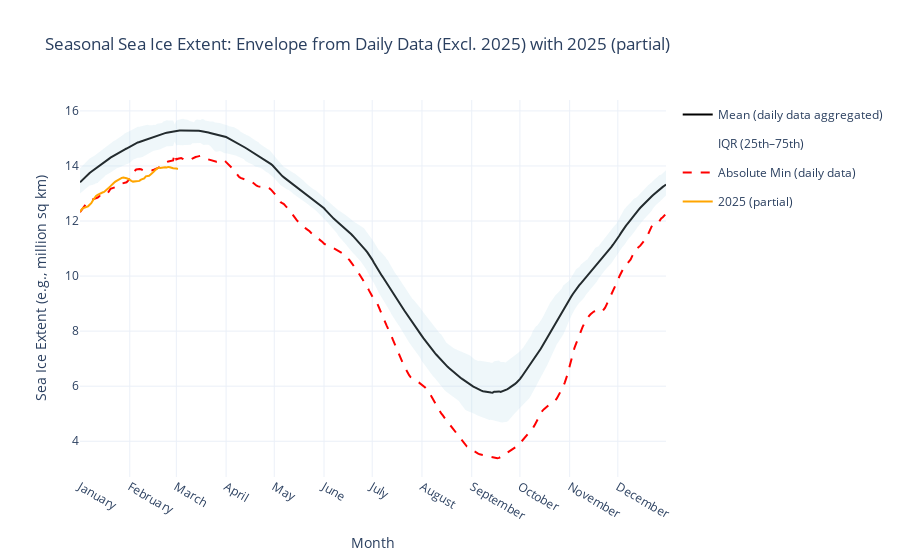

Source (notebook cell):
### Code cell
import pandas as pd
import plotly.graph_objects as go

# Ensure Month is categorical with the proper order:
month_order = ["January", "February", "March", "April", "May", "June", 
               "July", "August", "September", "October", "November", "December"]
df_ice_clean["Month"] = pd.Categorical(df_ice_clean["Month"], categories=month_order, ordered=True)

# Create a "SeasonDate" column using a constant year (e.g., 2000) so that the x-axis can be labeled with month names.
# This column is used only for plotting; all calculations use the full daily values.
df_ice_clean["SeasonDate"] = pd.to_datetime(
    "2000 " + df_ice_clean["Month"].astype(str) + " " + df_ice_clean["Day"].astype(str),
    format="%Y %B %d"
)

# Exclude 2025 from envelope calculations (since it's incomplete)
df_env = df_ice_clean[df_ice_clean["Year"] != 2025]

# Group by SeasonDate (i.e. every day of the year) to compute statistics across all available daily data.
df_stats = df_env.groupby("SeasonDate")["Extent"].agg(
    min_val = "min",               
    mean_val = "mean",           
    q25 = lambda x: x.quantile(0.25), 
    q75 = lambda x: x.quantile(0.75)  
).reset_index()

# 2025, compute the daily average (by SeasonDate)
df_2025 = df_ice_clean[df_ice_clean["Year"] == 2025].groupby("SeasonDate")["Extent"].mean().reset_index()

fig = go.Figure()

# Mean line (aggregated from daily data)
fig.add_trace(go.Scatter(
    x = df_stats["SeasonDate"],
    y = df_stats["mean_val"],
    name = "Mean (daily data aggregated)",
    mode = "lines",
    line = dict(color = "black", width = 2)
))

# Upper IQR Boundary (75th percentile) with legend entry
fig.add_trace(go.Scatter(
    x = df_stats["SeasonDate"],
    y = df_stats["q75"],
    name = "IQR (25th–75th)",
    legendgroup = "IQR",
    showlegend = True,
    mode = "lines",
    line = dict(width = 0)
))

# Lower IQR Boundary (25th percentile) and fill to the upper boundary
fig.add_trace(go.Scatter(
    x = df_stats["SeasonDate"],
    y = df_stats["q25"],
    name = "IQR (25th–75th)",
    legendgroup = "IQR",
    showlegend = False,
    mode = "lines",
    fill = "tonexty", 
    line = dict(width = 0),
    fillcolor = "rgba(173,216,230,0.2)"
))

# Absolute Minimum as a red dashed line
fig.add_trace(go.Scatter(
    x = df_stats["SeasonDate"],
    y = df_stats["min_val"],
    name = "Absolute Min (daily data)",
    mode = "lines",
    line = dict(color = "red", dash = "dash", width = 2)
))

# 2025 (partial) daily average as an orange line
fig.add_trace(go.Scatter(
    x = df_2025["SeasonDate"],
    y = df_2025["Extent"],
    name = "2025 (partial)",
    mode = "lines",
    line = dict(color = "orange", width = 2)
))

fig.update_layout(
    title = "Seasonal Sea Ice Extent: Envelope from Daily Data (Excl. 2025) with 2025 (partial)",
    xaxis_title = "Month",
    yaxis_title = "Sea Ice Extent (e.g., million sq km)",
    template = "plotly_white"
)

fig.update_xaxes(
    dtick="M1",       
    tickformat="%B"    
)

fig.show()

### Figure 1 — Plotly figure (JSON) as saved in the notebook; plotly's stock layout.template omitted (floating-point values rounded to 4 significant figures; data arrays with more than 128 entries replaced by an {"elided": "..."} marker saying what was removed)
{"data": [{"line": {"color": "black", "width": 2}, "mode": "lines", "name": "Mean (daily data aggregated)", "type": "scatter", "x": {"elided": "366 str values"}, "y": {"elided": "366 float values"}}, {"legendgroup": "IQR", "line": {"width": 0}, "mode": "lines", "name": "IQR (25th–75th)", "showlegend": true, "type": "scatter", "x": {"elided": "366 str values"}, "y": {"elided": "366 float values"}}, {"fill": "tonexty", "fillcolor": "rgba(173,216,230,0.2)", "legendgroup": "IQR", "line": {"width": 0}, "mode": "lines", "name": "IQR (25th–75th)", "showlegend": false, "type": "scatter", "x": {"elided": "366 str values"}, "y": {"elided": "366 float values"}}, {"line": {"color": "red", "dash": "dash", "width": 2}, "mode": "lines", "name": "Absolute Min (daily data)", "type": "scatter", "x": {"elided": "366 str values"}, "y": {"elided": "366 float values"}}, {"line": {"color": "orange", "width": 2}, "mode": "lines", "name": "2025 (partial)", "type": "scatter", "x": ["2000-01-01T00:00:00.000000000", "2000-01-02T00:00:00.000000000", "2000-01-03T00:00:00.000000000", "2000-01-04T00:00:00.000000000", "2000-01-05T00:00:00.000000000", "2000-01-06T00:00:00.000000000", "2000-01-07T00:00:00.000000000", "2000-01-08T00:00:00.000000000", "2000-01-09T00:00:00.000000000", "2000-01-10T00:00:00.000000000", "2000-01-11T00:00:00.000000000", "2000-01-12T00:00:00.000000000", "2000-01-13T00:00:00.000000000", "2000-01-14T00:00:00.000000000", "2000-01-15T00:00:00.000000000", "2000-01-16T00:00:00.000000000", "2000-01-17T00:00:00.000000000", "2000-01-18T00:00:00.000000000", "2000-01-19T00:00:00.000000000", "2000-01-20T00:00:00.000000000", "2000-01-21T00:00:00.000000000", "2000-01-22T00:00:00.000000000", "2000-01-23T00:00:00.000000000", "2000-01-24T00:00:00.000000000", "2000-01-25T00:00:00.000000000", "2000-01-26T00:00:00.000000000", "2000-01-27T00:00:00.000000000", "2000-01-28T00:00:00.000000000", "2000-01-29T00:00:00.000000000", "2000-01-30T00:00:00.000000000", "2000-01-31T00:00:00.000000000", "2000-02-01T00:00:00.000000000", "2000-02-02T00:00:00.000000000", "2000-02-03T00:00:00.000000000", "2000-02-04T00:00:00.000000000", "2000-02-05T00:00:00.000000000", "2000-02-06T00:00:00.000000000", "2000-02-07T00:00:00.000000000", "2000-02-08T00:00:00.000000000", "2000-02-09T00:00:00.000000000", "2000-02-10T00:00:00.000000000", "2000-02-11T00:00:00.000000000", "2000-02-12T00:00:00.000000000", "2000-02-13T00:00:00.000000000", "2000-02-14T00:00:00.000000000", "2000-02-15T00:00:00.000000000", "2000-02-16T00:00:00.000000000", "2000-02-17T00:00:00.000000000", "2000-02-18T00:00:00.000000000", "2000-02-19T00:00:00.000000000", "2000-02-20T00:00:00.000000000", "2000-02-21T00:00:00.000000000", "2000-02-22T00:00:00.000000000", "2000-02-23T00:00:00.000000000", "2000-02-24T00:00:00.000000000", "2000-02-25T00:00:00.000000000", "2000-02-26T00:00:00.000000000", "2000-02-27T00:00:00.000000000", "2000-02-28T00:00:00.000000000", "2000-03-01T00:00:00.000000000", "2000-03-02T00:00:00.000000000"], "y": [12.34, 12.42, 12.48, 12.49, 12.5, 12.53, 12.59, 12.65, 12.74, 12.84, 12.91, 12.95, 12.99, 13.02, 13.04, 13.06, 13.1, 13.15, 13.21, 13.27, 13.34, 13.38, 13.43, 13.46, 13.51, 13.52, 13.57, 13.58, 13.58, 13.55, 13.53, 13.48, 13.46, 13.43, 13.44, 13.44, 13.44, 13.46, 13.51, 13.52, 13.55, 13.62, 13.64, 13.64, 13.69, 13.76, 13.79, 13.86, 13.91, 13.94, 13.93, 13.94, 13.94, 13.95, 13.94, 13.96, 13.96, 13.93, 13.92, 13.9, 13.89]}], "layout": {"title": {"text": "Seasonal Sea Ice Extent: Envelope from Daily Data (Excl. 2025) with 2025 (partial)"}, "xaxis": {"dtick": "M1", "tickformat": "%B", "title": {"text": "Month"}}, "yaxis": {"title": {"text": "Sea Ice Extent (e.g., million sq km)"}}}}
